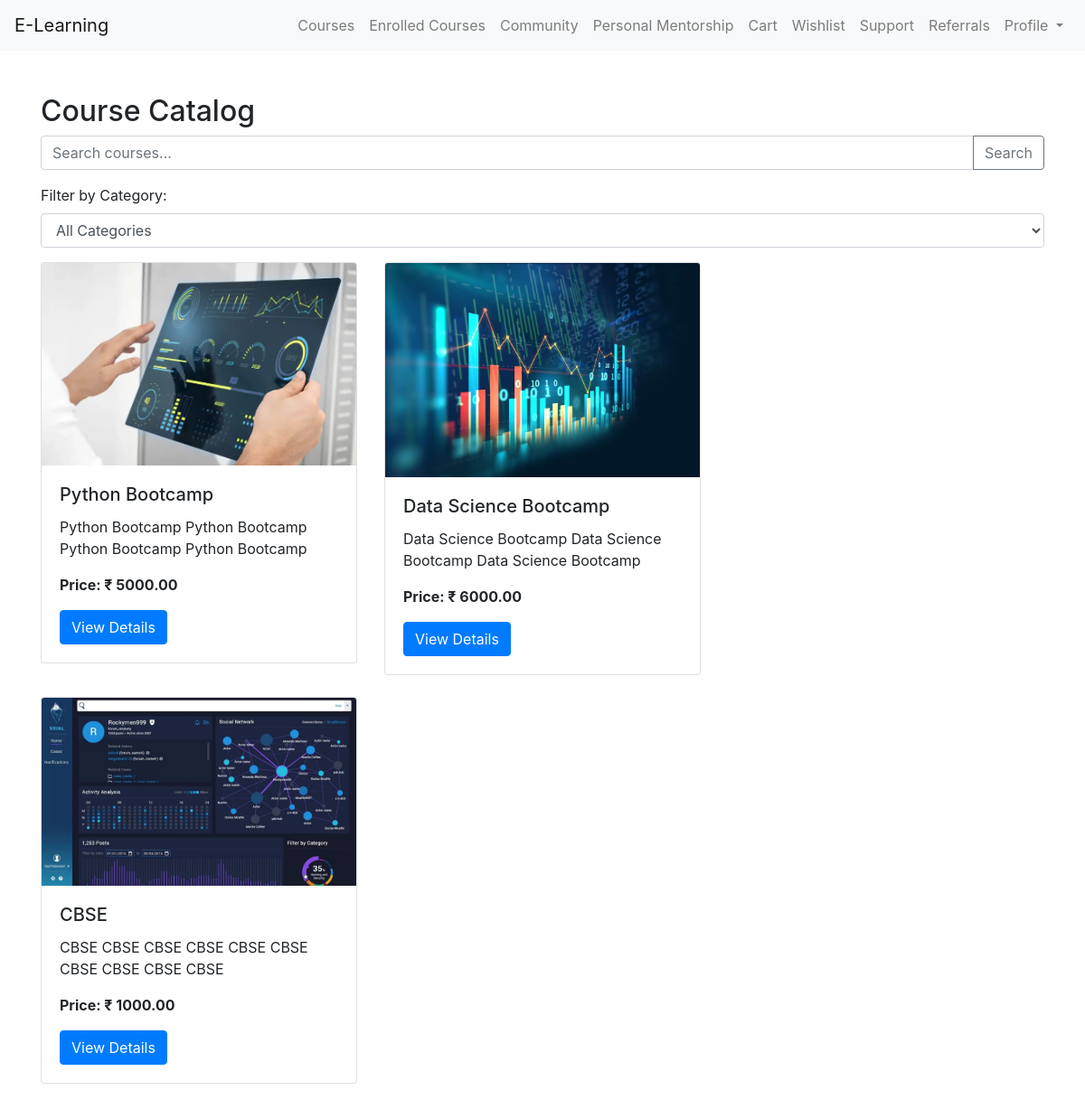
Page /course_catalog on the committed database.
### app/models.py (models this page shows, shortened)
class Course(models.Model):
    TECH_COURSE = 'Tech Courses'
    CBSE_COURSE = 'CBSE Courses'
    CATEGORY_CHOICES = [
        (TECH_COURSE, 'Tech Courses'),
        (CBSE_COURSE, 'CBSE Courses'),
    ]
    title = models.CharField(max_length=100)
    description = models.TextField()
    what_you_will_learn = models.TextField(null=True, blank=True, verbose_name="What You Will Learn")
    this_course_includes = models.TextField(null=True, blank=True, verbose_name="This Course Includes")
    price = models.DecimalField(max_digits=8, decimal_places=2)
    category = models.CharField(max_length=100, choices=CATEGORY_CHOICES, default=TECH_COURSE)
    image = models.ImageField(upload_to='staticfiles/course_images/', null=True, blank=True)
    demo_video = models.FileField(upload_to='staticfiles/demo_videos/', null=True, blank=True)

### app/views.py (the view)
# urls.py: path('course_catalog', course_catalog, name='course_catalog'),
def course_catalog(request):
    courses = Course.objects.all()
    return render(request, 'course_catalog.html', {'courses': courses})

### app/templates/course_catalog.html (shortened to what this page needs)
<!DOCTYPE html>
<html lang="en">
<head>
    <link rel="stylesheet" href="https://stackpath.bootstrapcdn.com/bootstrap/4.5.2/css/bootstrap.min.css">
</head>
<body>
<nav class="navbar navbar-expand-lg navbar-light bg-light">
    <a class="navbar-brand" href="#">E-Learning</a>
    <div class="collapse navbar-collapse" id="navbarNav">
        <ul class="navbar-nav ml-auto">
            <li class="nav-item">
                <a class="nav-link" href="#">Courses</a>
            </li>
            <li class="nav-item">
                <a class="nav-link" href="{% url 'enrolled_course' %}">Enrolled Courses</a>
            </li>
            <li class="nav-item">
                <a class="nav-link" href="{% url 'community_platform' %}">Community</a>
            </li>
            <li class="nav-item">
                <a class="nav-link" href="{% url 'mentorship_page' %}">Personal Mentorship</a>
            </li>
            <li class="nav-item">
                <a class="nav-link" href="{% url 'view_cart' %}">Cart</a>
            </li>
            <li class="nav-item">
                <a class="nav-link" href="{% url 'wishlist' %}">Wishlist</a>
            </li>
            <li class="nav-item">
                <a class="nav-link" href="{% url 'support' %}">Support</a>
            </li>
            <li class="nav-item">
                <a class="nav-link" href="{% url 'referrals' %}">Referrals</a>
            </li>
            <li class="nav-item dropdown">
                <a class="nav-link dropdown-toggle" href="#" id="navbarDropdown" role="button" data-toggle="dropdown" aria-haspopup="true" aria-expanded="false">
                    Profile
                </a>
            </li>
        </ul>
    </div>
</nav>
<div class="container mt-5">
    <h2>Course Catalog</h2>
    <div class="input-group mb-3">
        <input type="text" class="form-control" id="searchInput" placeholder="Search courses..." aria-label="Search courses" aria-describedby="button-addon2">
        <div class="input-group-append">
            <button class="btn btn-outline-secondary" type="button" id="searchButton">Search</button>
        </div>
    </div>
    <div class="form-group">
        <label for="categorySelect">Filter by Category:</label>
        <select class="form-control" id="categorySelect">
            <option value="">All Categories</option>
        </select>
    </div>
        <div class="row" id="courseList">
        {% for course in courses %}
                {% if course.category == 'Tech Courses' %}
        <div class="col-md-4 mb-4" data-category="{{ course.category }}">
            <div class="card">
                <img src="{{ course.image.url }}" class="card-img-top" alt="{{ course.title }}">
                <div class="card-body">
                    <h5 class="card-title">{{ course.title }}</h5>
                    <p class="card-text">{{ course.description }}</p>
                    <p class="card-text"><strong>Price: ₹ {{ course.price }}</strong></p>
                    <a href="{% url 'view_course_details' course.id %}" class="btn btn-primary">View Details</a>
                </div>
            </div>
        </div>
                {% endif %}
        {% endfor %}
    </div>
<div class="row" id="courseList">
        {% for course in courses %}
                {% if course.category == 'CBSE Courses' %}
        <div class="col-md-4 mb-4" data-category="{{ course.category }}">
            <div class="card">
                <img src="{{ course.image.url }}" class="card-img-top" alt="{{ course.title }}">
                <div class="card-body">
                    <h5 class="card-title">{{ course.title }}</h5>
                    <p class="card-text">{{ course.description }}</p>
                    <p class="card-text"><strong>Price: ₹ {{ course.price }}</strong></p>
                    <a href="{% url 'view_course_details' course.id %}" class="btn btn-primary">View Details</a>
                </div>
            </div>
        </div>
                {% endif %}
        {% endfor %}
    </div>
<br>
    <br>
    <br>
    <br>
    <br>
    <br>
</div>
</body>
</html>

### rows in the picture
Course: image (picture), title "Python Bootcamp", description "Python Bootcamp Python Bootcamp Python Bootcamp Python Bootcamp", price "5000.00"
Course: image (picture), title "Data Science Bootcamp", description "Data Science Bootcamp Data Science Bootcamp Data Science Bootcamp", price "6000.00"
Course: image (picture), title "CBSE", description "CBSE CBSE CBSE CBSE CBSE CBSE CBSE CBSE CBSE CBSE", price "1000.00"
